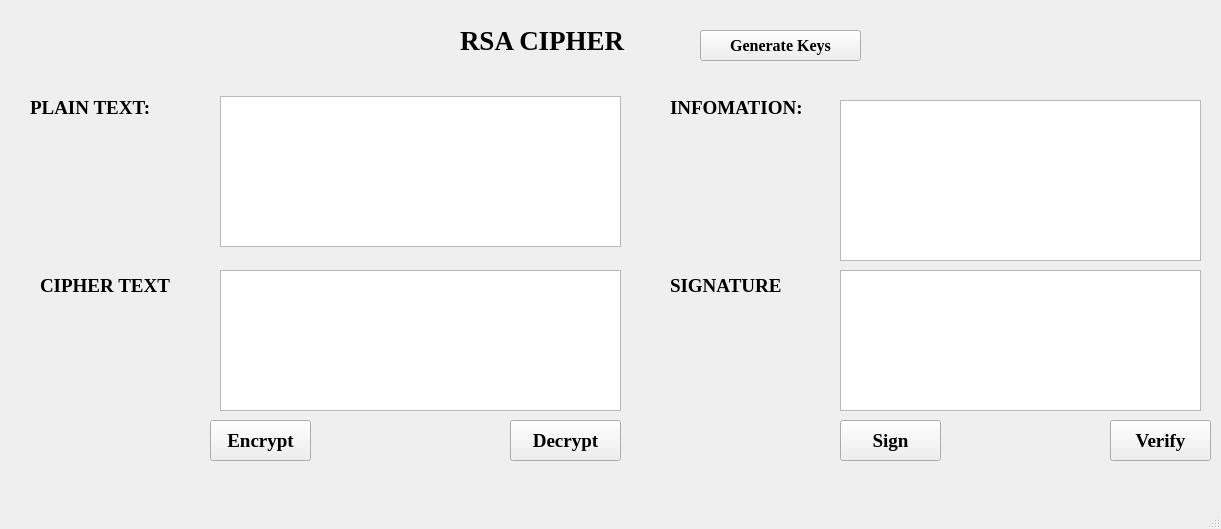
<?xml version="1.0" encoding="UTF-8"?>
<ui version="4.0">
 <class>MainWindow</class>
 <widget class="QMainWindow" name="MainWindow">
  <property name="geometry">
   <rect>
    <x>0</x>
    <y>0</y>
    <width>1221</width>
    <height>529</height>
   </rect>
  </property>
  <property name="windowTitle">
   <string>MainWindow</string>
  </property>
  <widget class="QWidget" name="centralwidget">
   <widget class="QLabel" name="label">
    <property name="geometry">
     <rect>
      <x>460</x>
      <y>20</y>
      <width>201</width>
      <height>41</height>
     </rect>
    </property>
    <property name="font">
     <font>
      <family>Times New Roman</family>
      <pointsize>20</pointsize>
      <weight>75</weight>
      <bold>true</bold>
     </font>
    </property>
    <property name="text">
     <string>RSA CIPHER</string>
    </property>
   </widget>
   <widget class="QLabel" name="label_2">
    <property name="geometry">
     <rect>
      <x>30</x>
      <y>100</y>
      <width>151</width>
      <height>16</height>
     </rect>
    </property>
    <property name="font">
     <font>
      <family>Times New Roman</family>
      <pointsize>14</pointsize>
      <weight>75</weight>
      <bold>true</bold>
     </font>
    </property>
    <property name="text">
     <string>PLAIN TEXT:</string>
    </property>
   </widget>
   <widget class="QLabel" name="label_3">
    <property name="geometry">
     <rect>
      <x>40</x>
      <y>270</y>
      <width>171</width>
      <height>31</height>
     </rect>
    </property>
    <property name="font">
     <font>
      <family>Times New Roman</family>
      <pointsize>14</pointsize>
      <weight>75</weight>
      <bold>true</bold>
     </font>
    </property>
    <property name="text">
     <string>CIPHER TEXT</string>
    </property>
   </widget>
   <widget class="QLabel" name="label_4">
    <property name="geometry">
     <rect>
      <x>670</x>
      <y>100</y>
      <width>181</width>
      <height>16</height>
     </rect>
    </property>
    <property name="font">
     <font>
      <family>Times New Roman</family>
      <pointsize>14</pointsize>
      <weight>75</weight>
      <bold>true</bold>
     </font>
    </property>
    <property name="text">
     <string>INFOMATION:</string>
    </property>
   </widget>
   <widget class="QLabel" name="label_5">
    <property name="geometry">
     <rect>
      <x>670</x>
      <y>270</y>
      <width>141</width>
      <height>31</height>
     </rect>
    </property>
    <property name="font">
     <font>
      <family>Times New Roman</family>
      <pointsize>14</pointsize>
      <weight>75</weight>
      <bold>true</bold>
     </font>
    </property>
    <property name="text">
     <string>SIGNATURE</string>
    </property>
   </widget>
   <widget class="QPushButton" name="btn_generate">
    <property name="geometry">
     <rect>
      <x>700</x>
      <y>30</y>
      <width>161</width>
      <height>31</height>
     </rect>
    </property>
    <property name="font">
     <font>
      <family>Times New Roman</family>
      <pointsize>12</pointsize>
      <weight>75</weight>
      <bold>true</bold>
     </font>
    </property>
    <property name="text">
     <string>Generate Keys</string>
    </property>
   </widget>
   <widget class="QPushButton" name="btn_encrypt">
    <property name="geometry">
     <rect>
      <x>210</x>
      <y>420</y>
      <width>101</width>
      <height>41</height>
     </rect>
    </property>
    <property name="font">
     <font>
      <family>Times New Roman</family>
      <pointsize>14</pointsize>
      <weight>75</weight>
      <bold>true</bold>
     </font>
    </property>
    <property name="text">
     <string>Encrypt</string>
    </property>
   </widget>
   <widget class="QPushButton" name="btn_decrypt">
    <property name="geometry">
     <rect>
      <x>510</x>
      <y>420</y>
      <width>111</width>
      <height>41</height>
     </rect>
    </property>
    <property name="font">
     <font>
      <family>Times New Roman</family>
      <pointsize>14</pointsize>
      <weight>75</weight>
      <bold>true</bold>
     </font>
    </property>
    <property name="text">
     <string>Decrypt</string>
    </property>
   </widget>
   <widget class="QPushButton" name="btn_sign">
    <property name="geometry">
     <rect>
      <x>840</x>
      <y>420</y>
      <width>101</width>
      <height>41</height>
     </rect>
    </property>
    <property name="font">
     <font>
      <family>Times New Roman</family>
      <pointsize>14</pointsize>
      <weight>75</weight>
      <bold>true</bold>
     </font>
    </property>
    <property name="text">
     <string>Sign</string>
    </property>
   </widget>
   <widget class="QPushButton" name="btn_verify">
    <property name="geometry">
     <rect>
      <x>1110</x>
      <y>420</y>
      <width>101</width>
      <height>41</height>
     </rect>
    </property>
    <property name="font">
     <font>
      <family>Times New Roman</family>
      <pointsize>14</pointsize>
      <weight>75</weight>
      <bold>true</bold>
     </font>
    </property>
    <property name="text">
     <string>Verify</string>
    </property>
   </widget>
   <widget class="QTextEdit" name="textEdit">
    <property name="geometry">
     <rect>
      <x>220</x>
      <y>96</y>
      <width>401</width>
      <height>151</height>
     </rect>
    </property>
   </widget>
   <widget class="QTextEdit" name="textEdit_2">
    <property name="geometry">
     <rect>
      <x>220</x>
      <y>270</y>
      <width>401</width>
      <height>141</height>
     </rect>
    </property>
   </widget>
   <widget class="QTextEdit" name="textEdit_3">
    <property name="geometry">
     <rect>
      <x>840</x>
      <y>100</y>
      <width>361</width>
      <height>161</height>
     </rect>
    </property>
   </widget>
   <widget class="QTextEdit" name="textEdit_4">
    <property name="geometry">
     <rect>
      <x>840</x>
      <y>270</y>
      <width>361</width>
      <height>141</height>
     </rect>
    </property>
   </widget>
  </widget>
  <widget class="QMenuBar" name="menubar">
   <property name="geometry">
    <rect>
     <x>0</x>
     <y>0</y>
     <width>1221</width>
     <height>26</height>
    </rect>
   </property>
  </widget>
  <widget class="QStatusBar" name="statusbar"/>
 </widget>
 <resources/>
 <connections/>
</ui>
